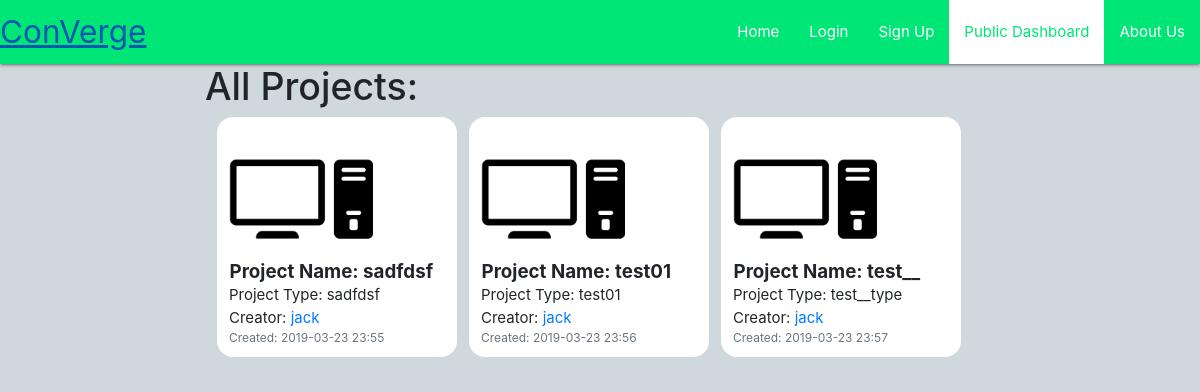
The app's page /publicDashboard/, older data.
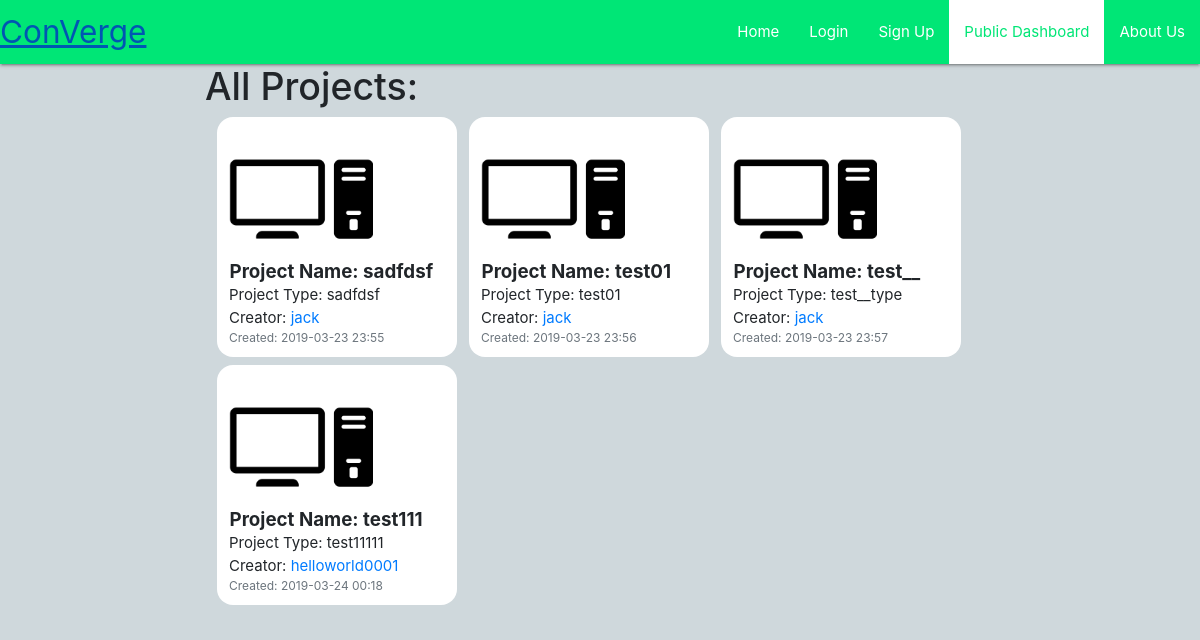
The same page, newer data.
### users/models.py (models this page shows, shortened)
class Project(models.Model):
      dateTime = models.CharField(max_length=100)
      creator = models.ForeignKey(Profile, on_delete=models.CASCADE)
      projectName = models.CharField(max_length=100)
      projectType = models.CharField(max_length=100)
      projectPicture = models.ImageField(default='pics/defaultProject.png',upload_to='pics/')

class Profile(models.Model):
    user = models.OneToOneField(User, on_delete=models.CASCADE) #pics is the directory in the MEDIA directory to be saved
    image = models.ImageField(default='pics/default.png',upload_to='pics/') #needs pillow to be installed

### users/views.py (the view)
# urls.py: path('publicDashboard/',user_views.dashboard,name="dash"),
def dashboard(request):
    projects = Project.objects.all() #from db
    return render(request,'users/dashboard.html',{'proj':projects})

### users/templates/users/dashboard.html (shortened to what this page needs)
{% extends "main/header.html" %}
{% block content%}
<div class="row" id="main1">
  <div class="col-2"></div>
  <div class="col-9">
    <div>
      <h1>All Projects: </h1>
      {% for x in proj %}
      <div class="media1">
        <img class="account-img" src="{{x.projectPicture.url}}">
        <div>
          <h5><strong>Project Name: {{x.projectName}}</strong></h5>
          <p>Project Type: {{x.projectType}}</p>
          <p>Creator: <a href="/allUsers?name1={{x.creator.user}}"> {{x.creator.user}} </a></p>
          <p class="text-muted small">Created: {{x.dateTime}}</p>
        </div>
      </div>
      {% endfor %}
    </div>
  </div>
</div>
{% endblock%}

Row changes from the older to the newer data that the page shows:
added Project: projectPicture (placeholder picture), projectName "test111", projectType "test11111", creator.user "helloworld0001", dateTime "2019-03-24 00:18"
